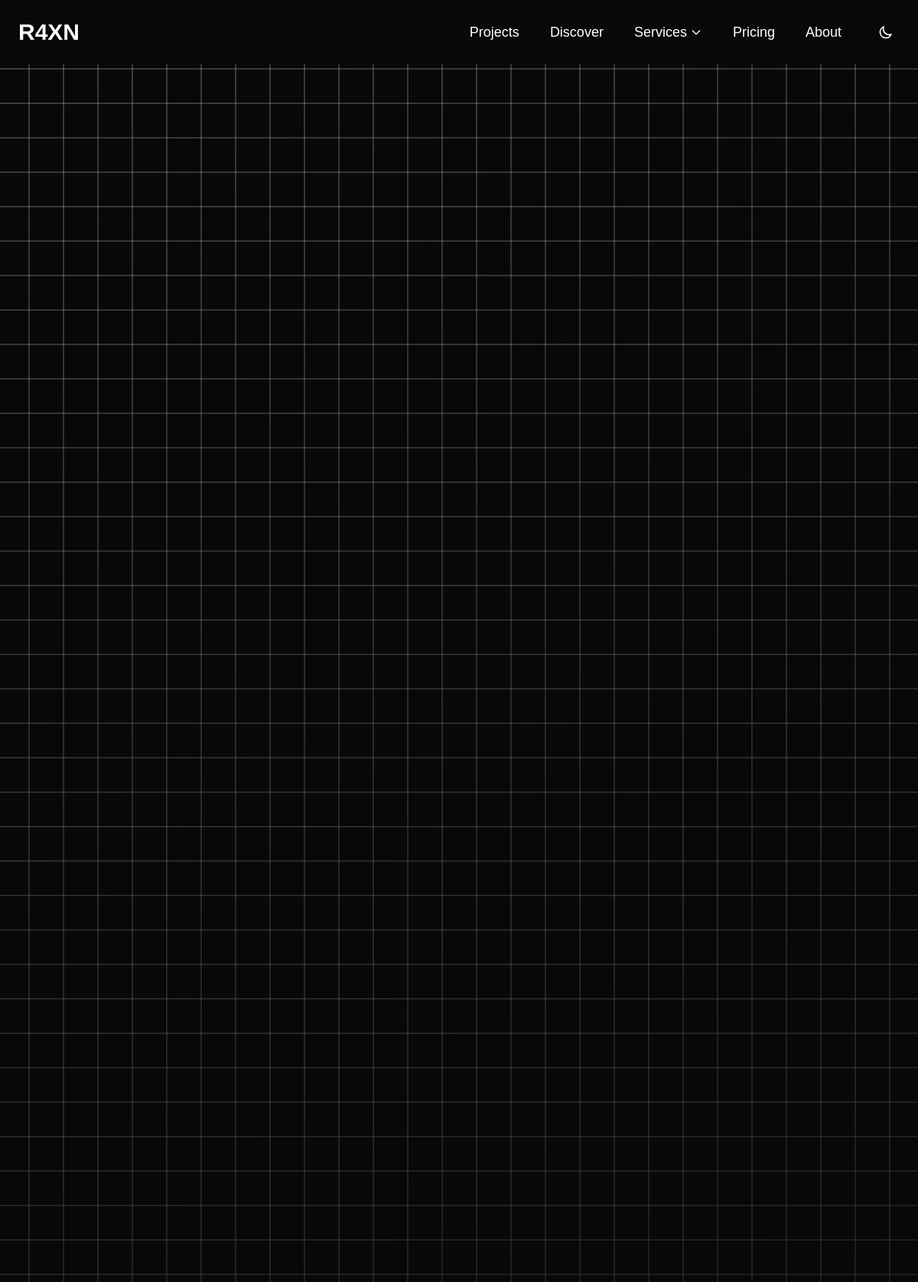
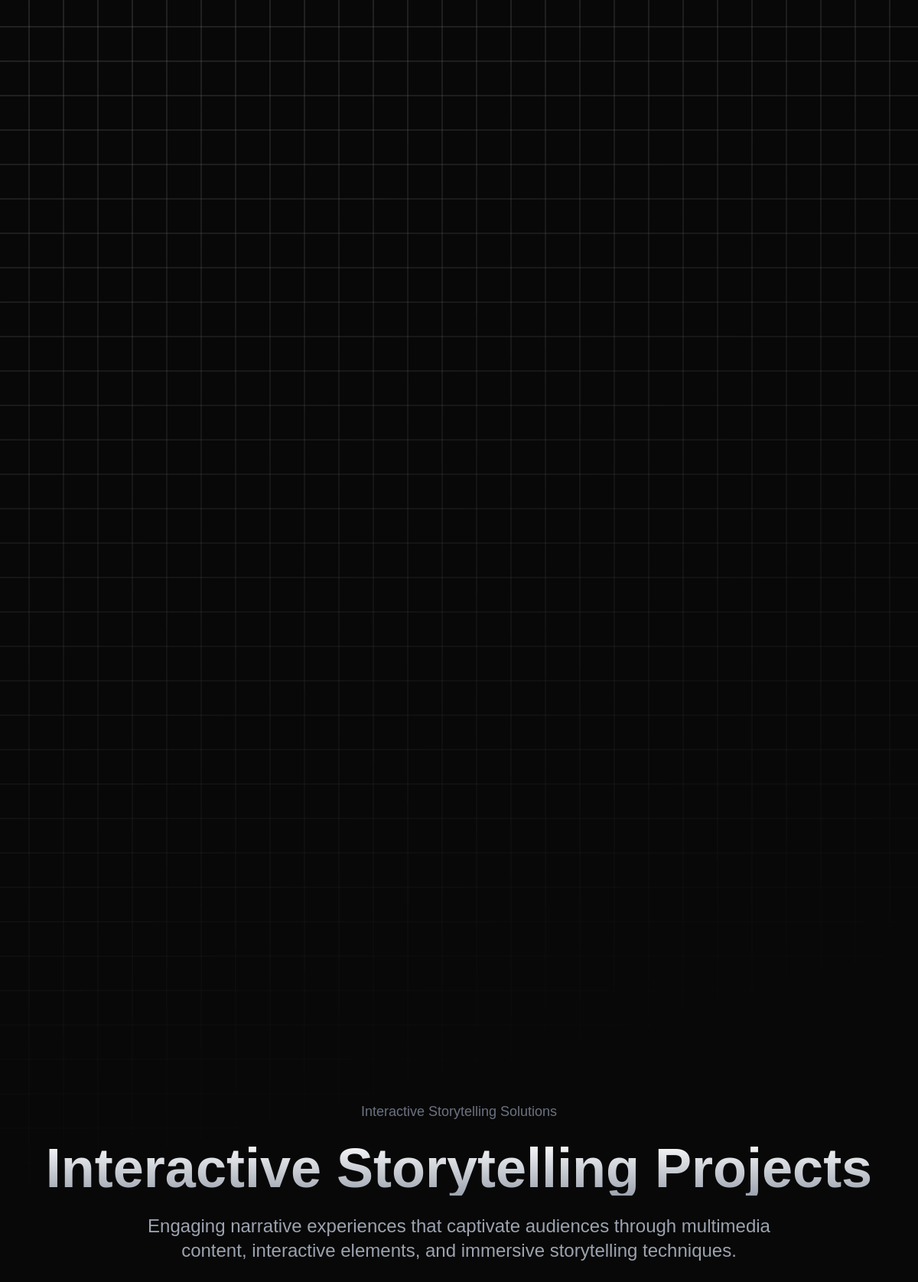
Screenshot of /service-dynamic.php?service=storytelling with the database file from the repository (2 pictures, top to bottom).
### tables this page shows
CREATE TABLE IF NOT EXISTS `services` (
    `id` int(11) NOT NULL AUTO_INCREMENT,
    `name` varchar(255) NOT NULL,
    `slug` varchar(255) NOT NULL UNIQUE,
    `description` text NOT NULL,
    `image_url` varchar(500) DEFAULT NULL,
    `status` enum('active','inactive') DEFAULT 'active',
    `sort_order` int(11) DEFAULT 0,
    `created_at` timestamp DEFAULT CURRENT_TIMESTAMP,
    `updated_at` timestamp DEFAULT CURRENT_TIMESTAMP ON UPDATE CURRENT_TIMESTAMP,
    PRIMARY KEY (`id`)
);

### service-dynamic.php (the view, shortened to what this page needs)
<?php
include 'dashboard/config.php';
$service_slug = $_GET['service'] ?? '';
$service_query = "SELECT * FROM services WHERE slug = ? AND status = 'active'";
$stmt = $conn->prepare($service_query);
$stmt->bind_param("s", $service_slug);
$stmt->execute();
$service_result = $stmt->get_result();
$service = $service_result->fetch_assoc();
?>
<!DOCTYPE html>
<html lang="en" class="dark">
<head>
    <script src="https://cdn.tailwindcss.com"></script>
    <link href="https://api.fontshare.com/v2/css?f[]=clash-grotesk@200,300,400,500,600,700&display=swap" rel="stylesheet">
    <link rel="stylesheet" href="https://cdnjs.cloudflare.com/ajax/libs/font-awesome/6.0.0-beta3/css/all.min.css">
    <link href="https://unpkg.com/aos@2.3.1/dist/aos.css" rel="stylesheet">
</head>
<body class="bg-[#f4f4f4] dark:bg-[#080808] m-0 flex flex-col items-center justify-start text-black dark:text-white overflow-auto" itemscope itemtype="https://schema.org/WebPage">
    <?php include 'header.php';?>
    <main>
        <section class="min-h-screen px-6 py-20 flex flex-col items-center justify-center text-black dark:text-white relative mt-0 lg:mt-20" role="region" aria-label="<?php echo htmlspecialchars($service['name']); ?> Projects">
            <div class="container mx-auto max-w-7xl text-center space-y-16">
                <div class="space-y-6" data-aos="fade-up" data-aos-duration="1000">
                    <div class="flex justify-center items-center" data-aos-delay="400">
                        <span class="text-lg text-gray-500"><?php echo htmlspecialchars($service['name']); ?> Solutions</span>
                    </div>
                    <h1 class="text-transparent bg-gradient-to-t from-gray-600 to-black dark:from-gray-400 dark:to-white bg-clip-text font-bold text-5xl md:text-7xl"
                        itemprop="name">
                    </h1>
                    <p class="text-gray-600 dark:text-gray-400 mx-auto text-lg md:text-2xl max-w-4xl"
                       itemprop="description" data-aos-delay="200">
                        <?php echo htmlspecialchars($service['description']); ?>
                    </p>
                </div>
            </div>
        </section>
    </main>
</body>
</html>

### service-dynamic.php (style rules this page uses)
body { font-family: 'Clash Grotesk', sans-serif; background-color: #f4f4f4; }
html { overflow-x: hidden; }
body::before { --size: 45px; --line: rgba(0, 0, 0, 0.1); content: ''; position: fixed; inset: 0; background: linear-gradient(90deg, var(--line) 1px, transparent 1px var(--size)) 50% 50% / var(--size) var(--size), linear-gradient(var(--line) 1px, transparent 1px var(--size)) 50% 50% / var(--size) var(--size); mask: linear-gradient(-15deg, transparent 50%, white); pointer-events: none; z-index: -1; }
.dark body { background-color: #080808; }
.dark body::before { --line: rgba(255, 255, 255, 0.42); }

### rows the page displays
services: name "Interactive Storytelling", description "Engaging narrative experiences that captivate audiences through multimedia content, interactive elements, and immersive storytelling techniques."
